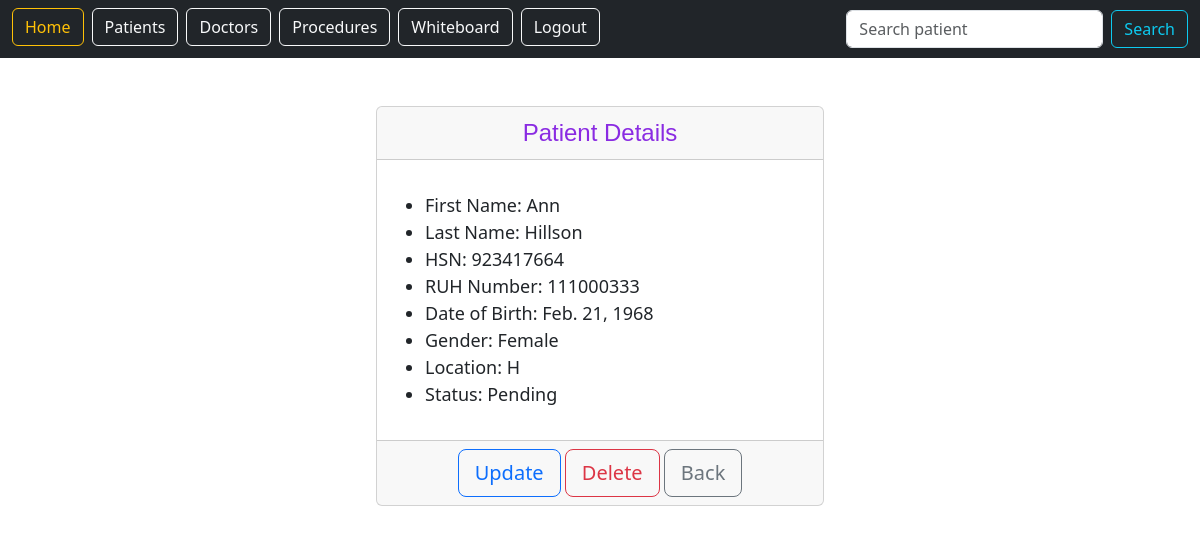
The page /whiteboard/patients/2/ (signed in) on the database its author committed.
### whiteboard/models.py (models this page shows, shortened)
class Patients(models.Model):
    firstname = models.CharField('First Name', max_length=30)
    lastname = models.CharField('Last Name', max_length=30)
    hsnnum = models.CharField('HSN', max_length=15)
    ruhnum = models.CharField('RUH Number', max_length=15)
    dob = models.DateField('Date of Birth')
    gender = models.CharField('Gender', max_length=15)
    location = models.CharField('Location', max_length=15)
    status = models.CharField('Status', max_length=15)

### whiteboard/views.py (the view)
# urls.py: path('patients/<int:pk>/', views.PatientsDetailView.as_view(), name="patients.detail"),
class PatientsDetailView(LoginRequiredMixin, DetailView):
    model = Patients
    context_object_name = 'patients'
    template_name = 'patients/patientsdetail.html'
    login_url = "/login"

### whiteboard/templates/patients/patientsdetail.html
{% extends 'base.html' %}
{% block content %}
<center>
<div class="card" style="width: 28rem;">
    <div class="card-header" style="font-family: Helvetica; font-size: x-large; color: blueviolet;">
        Patient Details
    </div>
    <div class="card-body">
      <p class="card-text">
        <ul style="font-size: large; text-align: left;">
            <li>First Name: {{ patients.firstname }}</li>
            <li>Last Name: {{ patients.lastname }}</li>
            <li>HSN: {{ patients.hsnnum }}</li>
            <li>RUH Number: {{ patients.ruhnum }}</li>
            <li>Date of Birth: {{ patients.dob }}</li>
            <li>Gender: {{ patients.gender }}</li>
            <li>Location: {{ patients.location }}</li>
            <li>Status: {{ patients.status }}</li>
        </ul>
      </p>
    </div>
    <div class="card-footer text-muted">
        <a class="btn btn-outline-primary btn-lg" href="{% url 'patients.update' pk=patients.id %}" role="botton">Update</a>
        <a class="btn btn-outline-danger btn-lg" href="{% url 'patients.delete' pk=patients.id %}" role="botton">Delete</a>
        <a class="btn btn-outline-secondary btn-lg" href="{% url 'patients.list' %}" role="botton">Back</a>
    </div>
</div>
</center>
{% endblock %}

### static/templates/base.html (style rules this page uses)
a { text-decoration: none; }

### rows shown on the page
Patients: firstname "Ann", lastname "Hillson", hsnnum "923417664", ruhnum "111000333", dob "Feb. 21, 1968", gender "Female", location "H", status "Pending"
